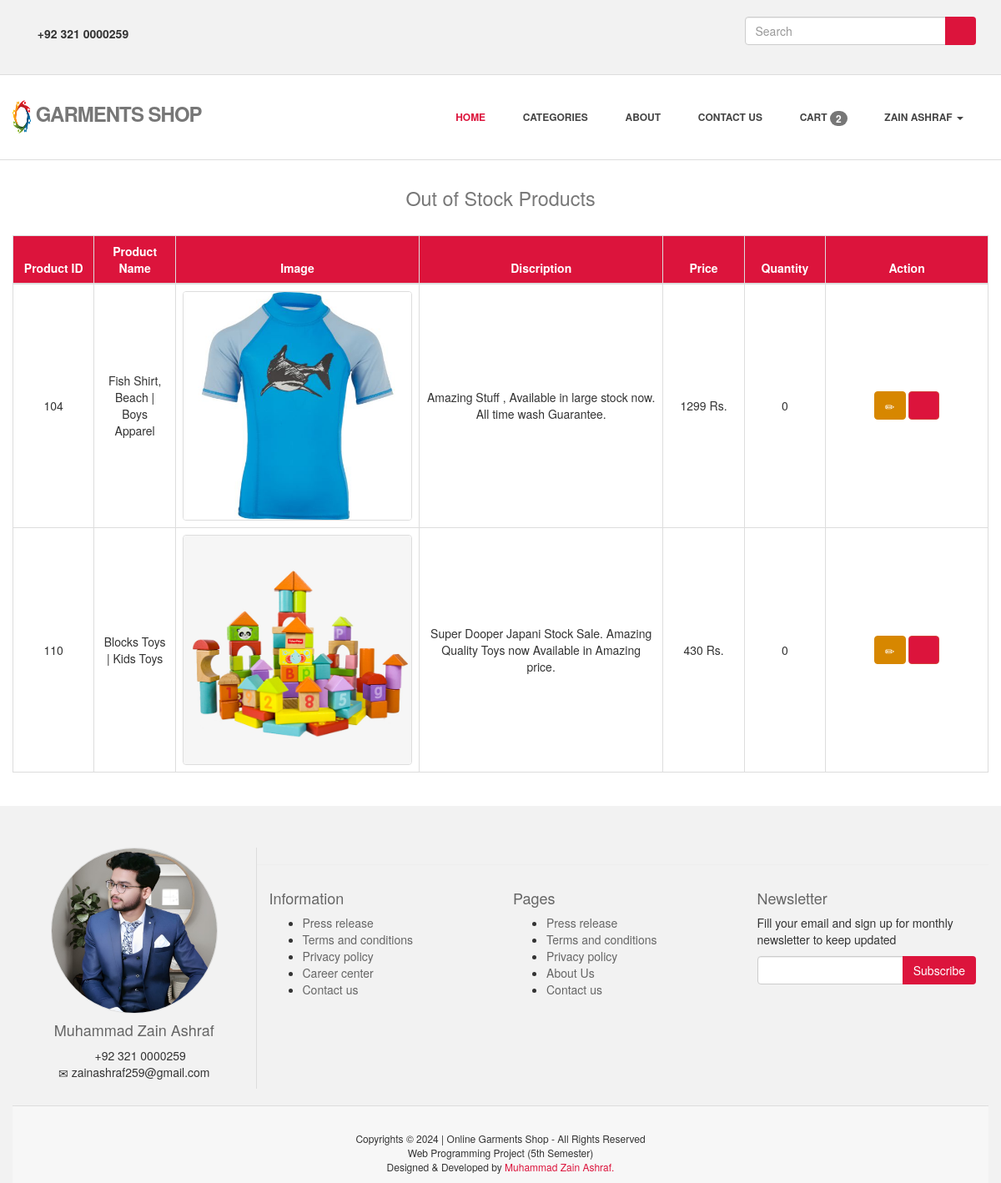
/OutOfStock.php (signed in), run on the app's committed database.
### tables this page shows
CREATE TABLE `theme_view` (
  `id` int(11) NOT NULL,
  `phone_number` varchar(20) NOT NULL
);

CREATE TABLE `products` (
  `cat_id` int(11) NOT NULL,
  `subCat_id` int(11) NOT NULL,
  `product_id` int(11) NOT NULL,
  `product_name` varchar(50) NOT NULL,
  `discription` varchar(250) NOT NULL,
  `img_url` varchar(80) NOT NULL,
  `price` int(11) NOT NULL,
  `quantity` int(11) NOT NULL
);

### OutOfStock.php (the view, shortened to what this page needs)
<?php
		require_once 'db_connection.php';
?>
<!DOCTYPE html>
<html>
<head>
	<link href="css/animate.css" rel="stylesheet" />
	<link rel="stylesheet" type="text/css" href="bootstrap/css/bootstrap.css"/>
	<link href="css/style.css" rel="stylesheet" />
</head>
<body>
		<?php
			include "header.php";
		?>
		<div class="container">
					<div id="cart_div" >
						<h1 class="text-center" style="margin-bottom:10px;"><small>Out of Stock Products</small></h1>
							<div class="row" style="padding: 20px 0 20px 0;">
								<table class="table table-bordered cart">
									<thead style="background-color:crimson; color:white;">
										<tr>
											<th class="col-lg-1 col-md-1 col-sm-1 hidden-xs">Product ID</th>
											<th class="col-lg-1 col-md-1 col-sm-1">Product Name</th>
											<th class="col-lg-3 col-md-3 col-sm-1 hidden-xs">Image</th>
											<th class="col-lg-3 col-md-3 col-sm-1">Discription</th>
											<th class="col-lg-1 col-md-1 col-sm-1">Price</th>
											<th class="col-lg-1 col-md-1 col-sm-1">Quantity</th>
											<th class="col-lg-2 col-md-2 col-sm-1">Action</th>
										</tr>
									</thead>
									<tbody id="myTable">
										<?php
											$myQuery="select * from products where quantity=0";
											$record=mysqli_query($myCon,$myQuery);
											while($row=mysqli_fetch_array($record))
											{
													$myText='<tr>';
													$myText.='<td class="hidden-xs wow bounceIn">'.$row['product_id'].'</td>';
													$myText.='<td>'.$row['product_name'].'</td>';
													$myText.='<td class="hidden-xs wow bounceIn"><img class="img-thumbnail" src="'.$row['img_url'].'" alt="'.$row['product_name'].'"></td>';
													$myText.='<td>'.$row['discription'].'</td>';
													$myText.='<td>'.$row['price'].' Rs.</td>';
													$myText.='<td>'.$row['quantity'].'</td>';
                            						$myText.='<td><b><a class="EditCM btn btn-danger myProduct wow bounceIn" title="Edit" name="'.$row['product_name'].'" id="'.$row['product_id'].'" href="#"><span class="glyphicon glyphicon-pencil" ></span></a>&nbsp;';
                            						$myText.='<a class="delete btn btn-danger wow bounceIn" title="Delete" id="'.$row['product_id'].'" href="#"><span class="glyphicon glyphicon-trash"></span></a>';
                            						$myText.='<b></td>';
                        							$myText.='</tr>';
								 			echo $myText;
											}
										?>
									</tbody>
								</table>
							</div>
						</div>
				</div>
<?php
		include "footer.php"
?>
</body>
</html>

### header.php (shortened to what this page needs)
<header>
	<div class="top wow bounceInUp">
		<div class="container">
			<div class="row">
				<div class="col-md-6 wow bounceInUp" data-wow-delay="400ms">
					<ul class="topleft-info">
						<li><i class="glyphicon glyphicon-earphone wow bounce""></i> <?php
										$myQuery="select * from theme_view where id=1";
										$record=mysqli_query($myCon,$myQuery);
										$row=mysqli_fetch_array($record);
										echo $row["phone_number"];
							?>
						</li>
					</ul>
				</div>
				<div class="col-md-6 wow bounceInUp" data-wow-delay="400ms">
					<div id="sb-search" class="sb-search">
						<form action="search.php" method="post">
							<div class="form-group input-group">
								<input type="text" name="search" placeholder="Search" required maxlength="30" class="form-control">
								<span class="input-group-btn">
                          				<button type="submit" class="btn">
                          					<span class="glyphicon glyphicon-search"></span>
                          				</button>
                      				</span>
							</div>
						</form>
					</div>
				</div>
			</div>
		</div>
	</div>
	<div class="navbar navbar-default navbar-static-top wow bounceInLeft" data-wow-delay="500ms">
		<div class="container" >
			<div class="navbar-header" >
				<a class="navbar-brand"href="index.php">
					<img src="images/logo.png" style="width: 9%;height: 80%; display: inline;" alt=""> Garments Shop
				</a>
			</div>
			<div class="navbar-collapse collapse">
				<ul class="nav navbar-nav">
					<li id="menuHome" class="active">
						<a href="index.php">
						 <span class="glyphicon glyphicon-home"></span> Home</a>
					</li>
					<li id="menuCategories" class="dropdown">
						<a href="#" class="dropdown-toggle " data-toggle="dropdown" data-hover="dropdown" data-delay="0" data-close-others="false">
							 <span class="glyphicon glyphicon-th-list"></span> Categories </a>
					</li>
					<li id="manuAbout"><a href="about.php"><span class="glyphicon glyphicon-heart"></span> About</a></li>
					<li id="menuContact"><a href="contact.php"> <span class="glyphicon glyphicon-phone"></span> Contact Us</a></li>
					<?php
                  					$myEmail="";
								if(isset($_SESSION["admin_email"])){
									$myEmail=$_SESSION["admin_email"];
								}
							$myQuery="select * from cart where user_email='$myEmail'";
							$record=mysqli_query($myCon,$myQuery);
							$count=mysqli_num_rows($record);
					?>
					<li id="menuCart"><a href="cart.php"><span class="glyphicon glyphicon-shopping-cart"></span> Cart
						<span id="count" class="badge"><?php echo $count ?></span></a></li>
							<?php
								if(isset($_SESSION["user"])){
									echo '<li class="dropdown">
									<a href="#" class="dropdown-toggle" data-toggle="dropdown"><span class="glyphicon glyphicon-user"></span>
									 '.$_SESSION['user'].' <span class="caret"></span></a>
									 	<ul class="dropdown-menu">
									 		<li><a href="profile.php"> <span class="glyphicon glyphicon-eye-open"></span> View Profile</a></li>
									 		<li class="divider"></li>
									 		<li><a href="logout.php?logout=user"><span class="glyphicon glyphicon-log-out"></span> Logout</a></li>
									 	</ul>
									 	</li>';
								}else if(isset($_SESSION["admin"])){
									echo '<li class="dropdown">
									<a href="#" class="dropdown-toggle" data-toggle="dropdown"><span class="glyphicon glyphicon-user"></span>
									 '.$_SESSION['admin'].' <span class="caret"></span></a>
									 	<ul class="dropdown-menu">
									 		<li><a href="adminPanel.php"> <span class="glyphicon glyphicon-cog"></span> Admin Panel</a></li>
									 		<li><a href="profile.php"> <span class="glyphicon glyphicon-eye-open"></span> View Profile</a></li>
									 		<li class="divider"></li>
									 		<li><a href="logout.php?logout=admin"><span class="glyphicon glyphicon-log-out"></span> Logout</a></li>
									 	</ul>
									 	</li>';
								}else{
									echo '<li><a href="login.php"><span class="glyphicon glyphicon-user"></span> Sign In / Up</a>';
								}
							?>
				</ul>
			</div>
		</div>
	</div>
</header>

### footer.php (shortened to what this page needs)
<footer class="col-lg-12">
			<div class="container">
				<div class="row">
					<div class="col-sm-3 col-lg-3 wow bounceInLeft" align="center" id="imgFooter">
						<a href="about.php" title="About Zain Ashraf"><img src="images/zain.jpeg" alt="Author" height="200px" width="200px" class="img-circle img-thumbnail img-responsive">
							<h4>Muhammad Zain Ashraf</h4></a>
							<p>
								<i class="glyphicon glyphicon-phone"></i> +92 321 0000259 <br>
								<i class="glyphicon glyphicon-envelope"></i> zainashraf259@gmail.com
							</p>
					</div>
					<hr>
					<div class="col-sm-3 col-lg-3 wow bounceInLeft">
							<h4>Information</h4>
							<ul>
								<li><a href="#">Press release</a></li>
								<li><a href="#">Terms and conditions</a></li>
								<li><a href="#">Privacy policy</a></li>
								<li><a href="#">Career center</a></li>
								<li><a href="contact.php">Contact us</a></li>
							</ul>
					</div>
					<div class="col-sm-3 col-lg-3 wow bounceInRight">
						<div class="widget">
							<h4>Pages</h4>
							<ul class="link-list">
								<li><a href="#">Press release</a></li>
								<li><a href="#">Terms and conditions</a></li>
								<li><a href="#">Privacy policy</a></li>
								<li><a href="about.php">About Us</a></li>
								<li><a href="contact.php">Contact us</a></li>
							</ul>
						</div>
					</div>
					<div class="col-sm-3 col-lg-3 wow bounceInRight">
						<div class="widget">
							<h4>Newsletter</h4>
							<p>Fill your email and sign up for monthly newsletter to keep updated</p>
							<form action="subcribe_process.php" method="POST">
								<div class="form-group input-group">
									<input type="email" name="email" required maxlength="35" class="form-control">
										<span class="input-group-btn">
                            				<button type="submit" class="btn">Subscribe</button>
                        				</span>
								</div>
							</form>
						</div>
					</div>
				</div>
			</div>
			<div id="sub-footer">
				<div class="container">
					<div class="row">
							<div class="copyright wow lightSpeedIn">
								<p>Copyrights &copy; 2024 | Online Garments Shop - All Rights Reserved</p>
								<p>Web Programming Project (5th Semester)</p>
								<div>
									Designed & Developed by <a href="about.php" style="color: crimson" >Muhammad Zain Ashraf.</a>
								</div>
							</div>
					</div>
				</div>
			</div>
</footer>

### css/style.css (style rules this page uses)
.btn { background: crimson; color:white }
.btn span { color:white; }
.cart,.cart th { text-align: center; }
table.cart tr td { vertical-align:middle; }
.myProduct { background: #d78700; border-color:#d78700; }
header .top .row { margin-bottom: 0; }
header .top { padding:20px 0; margin:0; background: #f2f2f2; border-bottom: 1px solid #ddd; }
header .top ul.topleft-info { list-style: none; margin: 10px 0 0; padding-left: 0; float:left; }
header .top ul.topleft-info li { display: inline; margin: 0 20px 0 0; padding:0; font-weight: 600; }
.sb-search { width:50%; float:right }
header .navbar { margin-bottom: 0; }
.navbar-default { border: none; }
.navbar-brand { color: #222; text-transform: uppercase; font-size: 24px; font-weight: 700; line-height: 1em; letter-spacing: -1px; margin-top: 30px; padding: 0 0 0 0px; }
header .navbar-collapse ul.navbar-nav { float: right; margin-right: 0; }
header .navbar-default { background-color: #fff; border-bottom: 1px solid #ddd; }
header .navbar { min-height: 100px; }
header .navbar-nav > li { padding-bottom: 30px; padding-top: 30px; }
header .navbar-nav > li > a { padding-bottom: 6px; padding-top: 5px; margin-left: 2px; line-height: 30px; font-weight: 700; }
header ul.nav li { border:none; margin:0; }
header ul.nav li a { font-size:12px; border:none; font-weight:700; text-transform:uppercase; }
.navbar .nav > li > a,.navbar .nav > li.active > .dropdown-menu > li > a { color: #444; text-shadow: none; }
.navbar .nav > .active > a,.navbar .nav > .active > a:hover { background:none; color: crimson; font-weight:700; }
.img-thumbnail { padding: 0px !important; }
#imgFooter { border-right: 1px solid #ddd; }
footer { background:#f2f2f2; }
#sub-footer { border-top: 1px solid #ddd; background:#f7f7f7; }
footer { padding:50px 0 0 0; }
footer a { color:#666; }
footer h1, footer h2, footer h3, footer h4, footer h5, footer h6 { color:#666; }
#sub-footer { text-shadow:none; padding:0; padding-top:30px; margin:20px 0 0 0; }
#sub-footer p { margin:0; padding:0; }
.copyright { text-align:center; font-size:12px; padding-bottom: 10px; }

### OutOfStock.php (style rules this page uses)
table.cart tr td { vertical-align:middle; }
.myProduct { background: #d78700; border-color:#d78700; }

### data on the page
theme_view: phone_number "+92 321 0000259"
products: product_id "104", product_name "Fish Shirt, Beach | Boys Apparel", img_url (picture), discription "Amazing Stuff , Available in large stock now. All time wash Guarantee.", price "1299", quantity "0"
products: product_id "110", product_name "Blocks Toys | Kids Toys", img_url (picture), discription "Super Dooper Japani Stock Sale. Amazing Quality Toys now Available in Amazing price.", price "430", quantity "0"

### other printed values
$count "2"
$_SESSION['admin'] "ZAIN ASHRAF"
